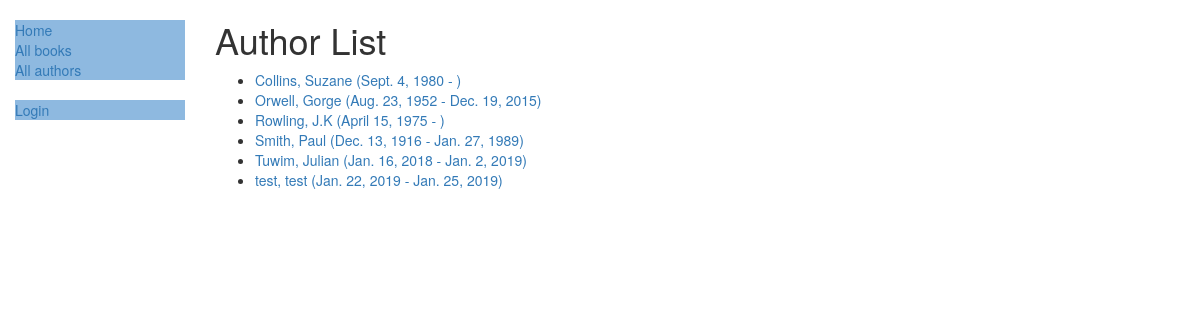
Screenshot of /catalog/authors/ with the database file from the repository.
### catalog/models.py (models this page shows)
class Author(models.Model):
    first_name = models.CharField(max_length=100)
    last_name = models.CharField(max_length=100)
    date_of_birth = models.DateField(null=True, blank=True)
    date_of_death = models.DateField('died', null=True, blank=True)
    class Meta:
        ordering = ['last_name', 'first_name']
    def get_absolute_url(self):
        return reverse('author-detail', args=[str(self.id)])
    def __str__(self):
        return '{0}, {1}'.format(self.last_name, self.first_name)

### catalog/views.py (the view)
# urls.py: path('authors/', views.AuthorListView.as_view(), name='authors'),
class AuthorListView(generic.ListView):
    model = Author
    paginate_by = 10

### catalog/templates/catalog/author_list.html
{% extends "base_generic.html" %}
{% block content %}
<h1>Author List</h1>
{% if author_list %}
  <ul>
  {% for author in author_list %}
    <li>
      <a href="{{ author.get_absolute_url }}">
      {{ author }} ({{author.date_of_birth}} - {% if author.date_of_death %}{{author.date_of_death}}{% endif %})
      </a>
    </li>
  {% endfor %}
 </ul>
{% else %}
  <p>There are no authors available.</p>
{% endif %}
{% endblock %}

### rows the page displays
Author: last_name+first_name "Collins, Suzane", date_of_birth "Sept. 4, 1980"
Author: last_name+first_name "Orwell, Gorge", date_of_birth "Aug. 23, 1952", date_of_death "Dec. 19, 2015"
Author: last_name+first_name "Rowling, J.K", date_of_birth "April 15, 1975"
Author: last_name+first_name "Smith, Paul", date_of_birth "Dec. 13, 1916", date_of_death "Jan. 27, 1989"
Author: last_name+first_name "Tuwim, Julian", date_of_birth "Jan. 16, 2018", date_of_death "Jan. 2, 2019"
Author: last_name+first_name "test, test", date_of_birth "Jan. 22, 2019", date_of_death "Jan. 25, 2019"
